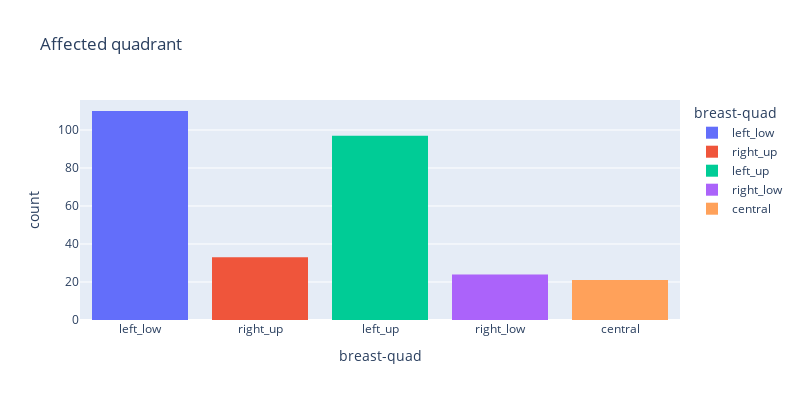

Notebook cell for this chart:
### Markdown cell above
Question 5: Are the affected quadrants of any significance?

### Code cell
fig = px.histogram(df, x='breast-quad', color='breast-quad', title='Affected quadrant', width=800, height=400)
fig.show()

### Figure 1 — Plotly figure (JSON) as saved in the notebook; plotly's stock layout.template omitted (floating-point values rounded to 4 significant figures)
{"data": [{"alignmentgroup": "True", "bingroup": "x", "hovertemplate": "breast-quad=%{x}<br>count=%{y}<extra></extra>", "legendgroup": "left_low", "marker": {"color": "#636efa", "pattern": {"shape": ""}}, "name": "left_low", "offsetgroup": "left_low", "orientation": "v", "showlegend": true, "type": "histogram", "x": ["left_low", "left_low", "left_low", "left_low", "left_low", "left_low", "left_low", "left_low", "left_low", "left_low", "left_low", "left_low", "left_low", "left_low", "left_low", "left_low", "left_low", "left_low", "left_low", "left_low", "left_low", "left_low", "left_low", "left_low", "left_low", "left_low", "left_low", "left_low", "left_low", "left_low", "left_low", "left_low", "left_low", "left_low", "left_low", "left_low", "left_low", "left_low", "left_low", "left_low", "left_low", "left_low", "left_low", "left_low", "left_low", "left_low", "left_low", "left_low", "left_low", "left_low", "left_low", "left_low", "left_low", "left_low", "left_low", "left_low", "left_low", "left_low", "left_low", "left_low", "left_low", "left_low", "left_low", "left_low", "left_low", "left_low", "left_low", "left_low", "left_low", "left_low", "left_low", "left_low", "left_low", "left_low", "left_low", "left_low", "left_low", "left_low", "left_low", "left_low", "left_low", "left_low", "left_low", "left_low", "left_low", "left_low", "left_low", "left_low", "left_low", "left_low", "left_low", "left_low", "left_low", "left_low", "left_low", "left_low", "left_low", "left_low", "left_low", "left_low", "left_low", "left_low", "left_low", "left_low", "left_low", "left_low", "left_low", "left_low", "left_low", "left_low"], "xaxis": "x", "yaxis": "y"}, {"alignmentgroup": "True", "bingroup": "x", "hovertemplate": "breast-quad=%{x}<br>count=%{y}<extra></extra>", "legendgroup": "right_up", "marker": {"color": "#EF553B", "pattern": {"shape": ""}}, "name": "right_up", "offsetgroup": "right_up", "orientation": "v", "showlegend": true, "type": "histogram", "x": ["right_up", "right_up", "right_up", "right_up", "right_up", "right_up", "right_up", "right_up", "right_up", "right_up", "right_up", "right_up", "right_up", "right_up", "right_up", "right_up", "right_up", "right_up", "right_up", "right_up", "right_up", "right_up", "right_up", "right_up", "right_up", "right_up", "right_up", "right_up", "right_up", "right_up", "right_up", "right_up", "right_up"], "xaxis": "x", "yaxis": "y"}, {"alignmentgroup": "True", "bingroup": "x", "hovertemplate": "breast-quad=%{x}<br>count=%{y}<extra></extra>", "legendgroup": "left_up", "marker": {"color": "#00cc96", "pattern": {"shape": ""}}, "name": "left_up", "offsetgroup": "left_up", "orientation": "v", "showlegend": true, "type": "histogram", "x": ["left_up", "left_up", "left_up", "left_up", "left_up", "left_up", "left_up", "left_up", "left_up", "left_up", "left_up", "left_up", "left_up", "left_up", "left_up", "left_up", "left_up", "left_up", "left_up", "left_up", "left_up", "left_up", "left_up", "left_up", "left_up", "left_up", "left_up", "left_up", "left_up", "left_up", "left_up", "left_up", "left_up", "left_up", "left_up", "left_up", "left_up", "left_up", "left_up", "left_up", "left_up", "left_up", "left_up", "left_up", "left_up", "left_up", "left_up", "left_up", "left_up", "left_up", "left_up", "left_up", "left_up", "left_up", "left_up", "left_up", "left_up", "left_up", "left_up", "left_up", "left_up", "left_up", "left_up", "left_up", "left_up", "left_up", "left_up", "left_up", "left_up", "left_up", "left_up", "left_up", "left_up", "left_up", "left_up", "left_up", "left_up", "left_up", "left_up", "left_up", "left_up", "left_up", "left_up", "left_up", "left_up", "left_up", "left_up", "left_up", "left_up", "left_up", "left_up", "left_up", "left_up", "left_up", "left_up", "left_up", "left_up"], "xaxis": "x", "yaxis": "y"}, {"alignmentgroup": "True", "bingroup": "x", "hovertemplate": "breast-quad=%{x}<br>count=%{y}<extra></extra>", "legendgroup": "right_low", "marker": {"color": "#ab63fa", "pattern": {"shape": ""}}, "name": "right_low", "offsetgroup": "right_low", "orientation": "v", "showlegend": true, "type": "histogram", "x": ["right_low", "right_low", "right_low", "right_low", "right_low", "right_low", "right_low", "right_low", "right_low", "right_low", "right_low", "right_low", "right_low", "right_low", "right_low", "right_low", "right_low", "right_low", "right_low", "right_low", "right_low", "right_low", "right_low", "right_low"], "xaxis": "x", "yaxis": "y"}, {"alignmentgroup": "True", "bingroup": "x", "hovertemplate": "breast-quad=%{x}<br>count=%{y}<extra></extra>", "legendgroup": "central", "marker": {"color": "#FFA15A", "pattern": {"shape": ""}}, "name": "central", "offsetgroup": "central", "orientation": "v", "showlegend": true, "type": "histogram", "x": ["central", "central", "central", "central", "central", "central", "central", "central", "central", "central", "central", "central", "central", "central", "central", "central", "central", "central", "central", "central", "central"], "xaxis": "x", "yaxis": "y"}], "layout": {"barmode": "relative", "height": 400, "legend": {"title": {"text": "breast-quad"}, "tracegroupgap": 0}, "title": {"text": "Affected quadrant"}, "width": 800, "xaxis": {"anchor": "y", "categoryarray": ["left_low", "right_up", "left_up", "right_low", "central", null], "categoryorder": "array", "domain": [0, 1], "title": {"text": "breast-quad"}}, "yaxis": {"anchor": "x", "domain": [0, 1], "title": {"text": "count"}}}}
